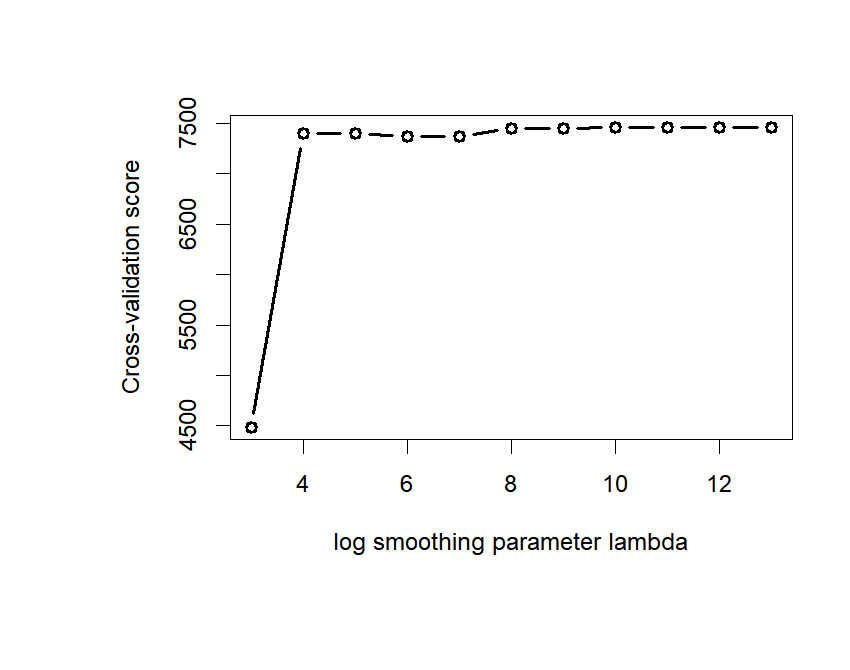

Source code (R):
#y matrix
rm(list=ls())
library(dplyr)
library(plyr)
library(tidyverse)
library(tibble)
library(ggplot2)
library(fda)
# Load packages
library(caret)

df <- read.csv("C:/Users/Jenny/Desktop/4F90/FDA/dataset/ON_DAILY/X.csv")
Y <- read.csv("C:/Users/Jenny/Desktop/4F90/FDA/dataset/NFDB_point_stats/NFDB_point_txt/fireNOON.csv")
#date <- read.csv("C:/Users/Jenny/Desktop/4F90/FDA/dataset/NFDB_point_stats/NFDB_point_txt/cldweek.csv")

empty <- matrix(data = 0, ncol = 52)
yset1 = 1514:1908
yset2 = 1909:2303
yset3 = 2304:2698
yset4 = 2699:3093
yset5 = 3094:3488
yset = 1514:3093
#yset <- rbind(yset, yset5)
#yset <- rbind(yset, yset5) # 1-4
# 1975 = 5*395
for(i in yset){
  for (i in i){
    new <-rbind(empty,df$precipitation[(i-1):(i-52)]) # previous 52 week 
    #print(new)
    empty <- new
  }
}                                                                                                                                                                                                                                                                                                                                                                                                                                                                                                                                                                                                                                                                                                                                                                                                                                                                                                                                                                                                                                                                                                                                                                                                                                                                                                                                                                                                                                                                                                                                                                                                                                                                                                                                                                                                                                                                                                                                                                                                                                                                                                                                                                                                                                                                                                                                                                                                                                                                                                                                                                                                                                                                                                                                                                                                                                                                       

Xmatrixtrain <- new[-1,] # matrix value - X train
firetrain <- Y[yset,2] # NOofFire - Y
ytrain = log(firetrain)
ytrain[ytrain == "-Inf"]<- 0
new <- NULL
empty <- NULL
argvals = seq(0,52, len = 52)
nbasis = 13
basisobj = create.bspline.basis(c(0,52),nbasis)
#plot(basisobj)
xstrain = smooth.basis(argvals=argvals, y=t(Xmatrixtrain), fdParobj=basisobj) 
xtrain<-xstrain$fd # fda function

xlisttrain = vector("list",2)
xlisttrain[[1]] = rep(1,length(yset))
xlisttrain[[2]] = xtrain

# test

# 1975 = 5*395
for(i in yset5){
  for (i in i){
    new <-rbind(empty,df$precipitation[(i-1):(i-52)]) # previous 52 week 
    #print(new)
    empty <- new
  }
}                                                                                                                                                                                                                                                                                                                                                                                                                                                                                                                                                                                                                                                                                                                                                                                                                                                                                                                                                                                                                                                                                                                                                                                                                                                                                                                                                                                                                                                                                                                                                                                                                                                                                                                                                                                                                                                                                                                                                                                                                                                                                                                                                                                                                                                                                                                                                                                                                                                                                                                                                                                                                                                                                                                                                                                                                                                                       

Xmatrixtest <- new # matrix value - X
firetest <- Y[yset5,2] # NOofFire - Y
ytest = log(firetest)
ytest[ytest == "-Inf"]<- 0
xstest = smooth.basis(argvals=argvals, y=t(Xmatrixtest), fdParobj=basisobj) 
xtest<-xstest$fd # fda function

xlisttest = vector("list",2)
xlisttest[[1]] = rep(1,length(yset5))
xlisttest[[2]] = xtest

# create a constant basis for the intercept
conbasis   = create.constant.basis(c(0,52))
#quartz()
#plot(conbasis)
# Define the small number of basis functions for beta(t)
# We do not use roughness penalty here

#--------------- Select the optimal lambda ---------------# 
loglam = seq(3,13,1)
nlam   = length(loglam)
SSE.CV = rep(NA,nlam)
for (ilam in 1:nlam) {
  print(paste("log lambda =", loglam[ilam]))
  lambda     = 10^(loglam[ilam])
  # Define the small number of basis functions for beta(t)
  # We do not use roughness penalty here
  nbasis =ilam # seq(3,100,by = 5) 
  betabasis5 = create.fourier.basis(c(0,52),nbasis)
  betalist1  = vector("list",2)
  betalist1[[1]] = conbasis
  betalist1[[2]] = betabasis5
  
  fRegressList1 =  fRegress(ytrain,xlisttrain,betalist1)
  names(fRegressList1)
  betaestlist1  = fRegressList1$betaestlist
  length(betaestlist1)
  # betaestlist1 has two elements. The first element is the intercept
  # The second element is the slope beta(t)
  
  # obtain beta(t)
  tempbetafd1   = betaestlist1[[2]]$fd
  
  #quartz()
  par(mfrow=c(1,1),mar = c(8, 8, 4, 2))
  plot(tempbetafd1, xlab="Precipitation", ylab="Beta for Fire")
  
  #predict 
  ytestfit = predict(fRegressList1, newdata=xlisttest$xtest, se.fit = FALSE)
  
  SSE.CV[ilam] = sum((ytest-ytestfit)^2) # Square Prediction Error  
  print(ilam) 
} 
plot(loglam,  SSE.CV, type="b", col=1,lty=1, lwd=2,
     xlab="log smoothing parameter lambda",
     ylab="Cross-validation score", cex.lab=1,cex.axis=1)
#plot(log(lambda), cv.lam, type="l", col=2,lty=1, lwd=2,ylab="CV") 
SSE.CV.opt = lambda[which.min(SSE.CV )] 
SSE.CV.opt 

#L = Xmatrixtrain%*%ginv(t(Xmatrixtrain)%*%Xmatrixtrain+cv.lam.opt)%*%t(Xmatrixtrain) 
#yhatcv = L%*%yset

#plot(X,yset,main="CV",xlab="log(Precipitation)",ylab="log(Fire)") 
#lines(x,yhatcv,col="green", lwd=2) 
